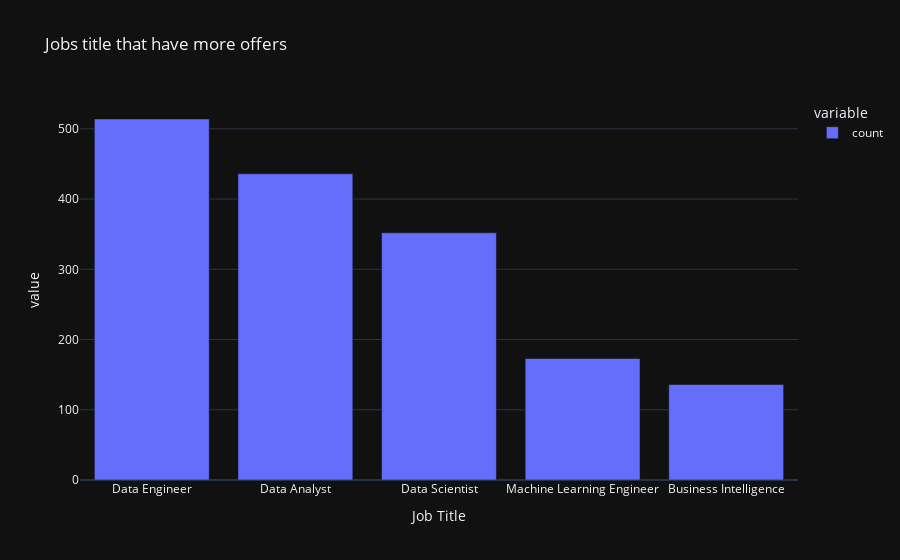

Notebook cell for this chart:
### Markdown cell above
### <div style="text-align:center"> <h1>Univarient Analysis</h1></div>

### Code cell
fig=px.bar(data_frame=df['Job Title'].value_counts().nlargest(5),template='plotly_dark',title='Jobs title that have more offers')
fig.show()

### Figure 1 — Plotly figure (JSON) as saved in the notebook; plotly's stock layout.template omitted (floating-point values rounded to 4 significant figures)
{"data": [{"alignmentgroup": "True", "hovertemplate": "variable=count<br>Job Title=%{x}<br>value=%{y}<extra></extra>", "legendgroup": "count", "marker": {"color": "#636efa", "pattern": {"shape": ""}}, "name": "count", "offsetgroup": "count", "orientation": "v", "showlegend": true, "textposition": "auto", "type": "bar", "x": ["Data Engineer", "Data Analyst", "Data Scientist", "Machine Learning Engineer", "Business Intelligence"], "xaxis": "x", "y": [514, 436, 352, 173, 136], "yaxis": "y"}], "layout": {"barmode": "relative", "legend": {"title": {"text": "variable"}, "tracegroupgap": 0}, "title": {"text": "Jobs title that have more offers"}, "xaxis": {"anchor": "y", "domain": [0, 1], "title": {"text": "Job Title"}}, "yaxis": {"anchor": "x", "domain": [0, 1], "title": {"text": "value"}}}}
